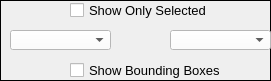
         <widget class="QFrame" name="frame">
          <property name="geometry">
           <rect>
            <x>60</x>
            <y>60</y>
            <width>271</width>
            <height>81</height>
           </rect>
          </property>
          <property name="frameShape">
           <enum>QFrame::Panel</enum>
          </property>
          <property name="frameShadow">
           <enum>QFrame::Plain</enum>
          </property>
          <property name="lineWidth">
           <number>1</number>
          </property>
          <widget class="QCheckBox" name="showBoundingBoxesButton">
           <property name="geometry">
            <rect>
             <x>70</x>
             <y>60</y>
             <width>150</width>
             <height>20</height>
            </rect>
           </property>
           <property name="minimumSize">
            <size>
             <width>150</width>
             <height>0</height>
            </size>
           </property>
           <property name="font">
            <font>
             <pointsize>10</pointsize>
            </font>
           </property>
           <property name="text">
            <string>Show Bounding Boxes</string>
           </property>
           <property name="checked">
            <bool>false</bool>
           </property>
          </widget>
          <widget class="QCheckBox" name="showOnlySelectedButton">
           <property name="geometry">
            <rect>
             <x>70</x>
             <y>0</y>
             <width>140</width>
             <height>20</height>
            </rect>
           </property>
           <property name="minimumSize">
            <size>
             <width>140</width>
             <height>0</height>
            </size>
           </property>
           <property name="font">
            <font>
             <pointsize>10</pointsize>
            </font>
           </property>
           <property name="text">
            <string>Show Only Selected</string>
           </property>
           <property name="checked">
            <bool>false</bool>
           </property>
          </widget>
          <widget class="QComboBox" name="ComponentTwo">
           <property name="geometry">
            <rect>
             <x>170</x>
             <y>30</y>
             <width>101</width>
             <height>20</height>
            </rect>
           </property>
           <property name="palette">
            <palette>
             <active>
              <colorrole role="WindowText">
               <brush brushstyle="SolidPattern">
                <color alpha="255">
                 <red>0</red>
                 <green>0</green>
                 <blue>0</blue>
                </color>
               </brush>
              </colorrole>
              <colorrole role="Button">
               <brush brushstyle="SolidPattern">
                <color alpha="255">
                 <red>255</red>
                 <green>255</green>
                 <blue>255</blue>
                </color>
               </brush>
              </colorrole>
              <colorrole role="Light">
               <brush brushstyle="SolidPattern">
                <color alpha="255">
                 <red>255</red>
                 <green>255</green>
                 <blue>255</blue>
                </color>
               </brush>
              </colorrole>
              <colorrole role="Midlight">
               <brush brushstyle="SolidPattern">
                <color alpha="255">
                 <red>255</red>
                 <green>255</green>
                 <blue>255</blue>
                </color>
               </brush>
              </colorrole>
              <colorrole role="Dark">
               <brush brushstyle="SolidPattern">
                <color alpha="255">
                 <red>127</red>
                 <green>127</green>
                 <blue>127</blue>
                </color>
               </brush>
              </colorrole>
              <colorrole role="Mid">
               <brush brushstyle="SolidPattern">
                <color alpha="255">
                 <red>170</red>
                 <green>170</green>
                 <blue>170</blue>
                </color>
               </brush>
              </colorrole>
              <colorrole role="Text">
               <brush brushstyle="SolidPattern">
                <color alpha="255">
                 <red>0</red>
                 <green>0</green>
                 <blue>0</blue>
                </color>
               </brush>
              </colorrole>
              <colorrole role="BrightText">
               <brush brushstyle="SolidPattern">
                <color alpha="255">
                 <red>255</red>
                 <green>255</green>
                 <blue>255</blue>
                </color>
               </brush>
              </colorrole>
              <colorrole role="ButtonText">
               <brush brushstyle="SolidPattern">
                <color alpha="255">
                 <red>0</red>
                 <green>0</green>
                 <blue>0</blue>
                </color>
               </brush>
              </colorrole>
              <colorrole role="Base">
               <brush brushstyle="SolidPattern">
                <color alpha="255">
                 <red>255</red>
                 <green>255</green>
                 <blue>255</blue>
                </color>
               </brush>
              </colorrole>
              <colorrole role="Window">
               <brush brushstyle="SolidPattern">
                <color alpha="255">
                 <red>255</red>
                 <green>255</green>
                 <blue>255</blue>
                </color>
               </brush>
              </colorrole>
              <colorrole role="Shadow">
               <brush brushstyle="SolidPattern">
                <color alpha="255">
                 <red>0</red>
                 <green>0</green>
                 <blue>0</blue>
                </color>
               </brush>
              </colorrole>
              <colorrole role="AlternateBase">
               <brush brushstyle="SolidPattern">
                <color alpha="255">
                 <red>255</red>
                 <green>255</green>
                 <blue>255</blue>
                </color>
               </brush>
              </colorrole>
              <colorrole role="ToolTipBase">
               <brush brushstyle="SolidPattern">
                <color alpha="255">
                 <red>255</red>
                 <green>255</green>
                 <blue>220</blue>
                </color>
               </brush>
              </colorrole>
              <colorrole role="ToolTipText">
               <brush brushstyle="SolidPattern">
                <color alpha="255">
                 <red>0</red>
                 <green>0</green>
                 <blue>0</blue>
                </color>
               </brush>
              </colorrole>
             </active>
             <inactive>
              <colorrole role="WindowText">
               <brush brushstyle="SolidPattern">
                <color alpha="255">
                 <red>0</red>
                 <green>0</green>
                 <blue>0</blue>
                </color>
               </brush>
              </colorrole>
              <colorrole role="Button">
               <brush brushstyle="SolidPattern">
                <color alpha="255">
                 <red>255</red>
                 <green>255</green>
                 <blue>255</blue>
                </color>
               </brush>
              </colorrole>
              <colorrole role="Light">
               <brush brushstyle="SolidPattern">
                <color alpha="255">
                 <red>255</red>
                 <green>255</green>
                 <blue>255</blue>
                </color>
               </brush>
              </colorrole>
              <colorrole role="Midlight">
               <brush brushstyle="SolidPattern">
                <color alpha="255">
                 <red>255</red>
                 <green>255</green>
                 <blue>255</blue>
                </color>
               </brush>
              </colorrole>
              <colorrole role="Dark">
               <brush brushstyle="SolidPattern">
                <color alpha="255">
                 <red>127</red>
                 <green>127</green>
                 <blue>127</blue>
                </color>
               </brush>
              </colorrole>
              <colorrole role="Mid">
               <brush brushstyle="SolidPattern">
                <color alpha="255">
                 <red>170</red>
                 <green>170</green>
                 <blue>170</blue>
                </color>
               </brush>
              </colorrole>
              <colorrole role="Text">
               <brush brushstyle="SolidPattern">
                <color alpha="255">
                 <red>0</red>
                 <green>0</green>
                 <blue>0</blue>
                </color>
               </brush>
              </colorrole>
              <colorrole role="BrightText">
               <brush brushstyle="SolidPattern">
                <color alpha="255">
                 <red>255</red>
                 <green>255</green>
                 <blue>255</blue>
                </color>
               </brush>
              </colorrole>
              <colorrole role="ButtonText">
               <brush brushstyle="SolidPattern">
                <color alpha="255">
                 <red>0</red>
                 <green>0</green>
                 <blue>0</blue>
                </color>
               </brush>
              </colorrole>
              <colorrole role="Base">
               <brush brushstyle="SolidPattern">
                <color alpha="255">
                 <red>255</red>
                 <green>255</green>
                 <blue>255</blue>
                </color>
               </brush>
              </colorrole>
              <colorrole role="Window">
               <brush brushstyle="SolidPattern">
                <color alpha="255">
                 <red>255</red>
                 <green>255</green>
                 <blue>255</blue>
                </color>
               </brush>
              </colorrole>
              <colorrole role="Shadow">
               <brush brushstyle="SolidPattern">
                <color alpha="255">
                 <red>0</red>
                 <green>0</green>
                 <blue>0</blue>
                </color>
               </brush>
              </colorrole>
              <colorrole role="AlternateBase">
               <brush brushstyle="SolidPattern">
                <color alpha="255">
                 <red>255</red>
                 <green>255</green>
                 <blue>255</blue>
                </color>
               </brush>
              </colorrole>
              <colorrole role="ToolTipBase">
               <brush brushstyle="SolidPattern">
                <color alpha="255">
                 <red>255</red>
                 <green>255</green>
                 <blue>220</blue>
                </color>
               </brush>
              </colorrole>
              <colorrole role="ToolTipText">
               <brush brushstyle="SolidPattern">
                <color alpha="255">
                 <red>0</red>
                 <green>0</green>
                 <blue>0</blue>
                </color>
               </brush>
              </colorrole>
             </inactive>
             <disabled>
              <colorrole role="WindowText">
               <brush brushstyle="SolidPattern">
                <color alpha="255">
                 <red>127</red>
                 <green>127</green>
                 <blue>127</blue>
                </color>
               </brush>
              </colorrole>
              <colorrole role="Button">
               <brush brushstyle="SolidPattern">
                <color alpha="255">
                 <red>255</red>
                 <green>255</green>
                 <blue>255</blue>
                </color>
               </brush>
              </colorrole>
              <colorrole role="Light">
               <brush brushstyle="SolidPattern">
                <color alpha="255">
                 <red>255</red>
                 <green>255</green>
                 <blue>255</blue>
                </color>
               </brush>
              </colorrole>
              <colorrole role="Midlight">
               <brush brushstyle="SolidPattern">
                <color alpha="255">
                 <red>255</red>
                 <green>255</green>
                 <blue>255</blue>
                </color>
               </brush>
              </colorrole>
              <colorrole role="Dark">
               <brush brushstyle="SolidPattern">
                <color alpha="255">
                 <red>127</red>
                 <green>127</green>
                 <blue>127</blue>
                </color>
               </brush>
              </colorrole>
              <colorrole role="Mid">
               <brush brushstyle="SolidPattern">
                <color alpha="255">
                 <red>170</red>
                 <green>170</green>
                 <blue>170</blue>
                </color>
               </brush>
              </colorrole>
              <colorrole role="Text">
               <brush brushstyle="SolidPattern">
                <color alpha="255">
                 <red>127</red>
                 <green>127</green>
                 <blue>127</blue>
                </color>
               </brush>
              </colorrole>
              <colorrole role="BrightText">
               <brush brushstyle="SolidPattern">
                <color alpha="255">
                 <red>255</red>
                 <green>255</green>
                 <blue>255</blue>
                </color>
               </brush>
              </colorrole>
              <colorrole role="ButtonText">
               <brush brushstyle="SolidPattern">
                <color alpha="255">
                 <red>127</red>
                 <green>127</green>
                 <blue>127</blue>
                </color>
               </brush>
              </colorrole>
              <colorrole role="Base">
               <brush brushstyle="SolidPattern">
                <color alpha="255">
                 <red>255</red>
                 <green>255</green>
                 <blue>255</blue>
                </color>
               </brush>
              </colorrole>
              <colorrole role="Window">
               <brush brushstyle="SolidPattern">
                <color alpha="255">
                 <red>255</red>
                 <green>255</green>
                 <blue>255</blue>
                </color>
               </brush>
              </colorrole>
              <colorrole role="Shadow">
               <brush brushstyle="SolidPattern">
                <color alpha="255">
                 <red>0</red>
                 <green>0</green>
                 <blue>0</blue>
                </color>
               </brush>
              </colorrole>
              <colorrole role="AlternateBase">
               <brush brushstyle="SolidPattern">
                <color alpha="255">
                 <red>255</red>
                 <green>255</green>
                 <blue>255</blue>
                </color>
               </brush>
              </colorrole>
              <colorrole role="ToolTipBase">
               <brush brushstyle="SolidPattern">
                <color alpha="255">
                 <red>255</red>
                 <green>255</green>
                 <blue>220</blue>
                </color>
               </brush>
              </colorrole>
              <colorrole role="ToolTipText">
               <brush brushstyle="SolidPattern">
                <color alpha="255">
                 <red>0</red>
                 <green>0</green>
                 <blue>0</blue>
                </color>
               </brush>
              </colorrole>
             </disabled>
            </palette>
           </property>
          </widget>
          <widget class="QComboBox" name="ComponentOne">
           <property name="geometry">
            <rect>
             <x>10</x>
             <y>30</y>
             <width>101</width>
             <height>20</height>
            </rect>
           </property>
           <property name="palette">
            <palette>
             <active>
              <colorrole role="WindowText">
               <brush brushstyle="SolidPattern">
                <color alpha="255">
                 <red>0</red>
                 <green>0</green>
                 <blue>0</blue>
                </color>
               </brush>
              </colorrole>
              <colorrole role="Button">
               <brush brushstyle="SolidPattern">
                <color alpha="255">
                 <red>255</red>
                 <green>255</green>
                 <blue>255</blue>
                </color>
               </brush>
              </colorrole>
              <colorrole role="Light">
               <brush brushstyle="SolidPattern">
                <color alpha="255">
                 <red>255</red>
                 <green>255</green>
                 <blue>255</blue>
                </color>
               </brush>
              </colorrole>
              <colorrole role="Midlight">
               <brush brushstyle="SolidPattern">
                <color alpha="255">
                 <red>255</red>
                 <green>255</green>
                 <blue>255</blue>
                </color>
               </brush>
              </colorrole>
              <colorrole role="Dark">
               <brush brushstyle="SolidPattern">
                <color alpha="255">
                 <red>127</red>
                 <green>127</green>
                 <blue>127</blue>
                </color>
               </brush>
              </colorrole>
              <colorrole role="Mid">
               <brush brushstyle="SolidPattern">
                <color alpha="255">
                 <red>170</red>
                 <green>170</green>
                 <blue>170</blue>
                </color>
               </brush>
              </colorrole>
              <colorrole role="Text">
               <brush brushstyle="SolidPattern">
                <color alpha="255">
                 <red>0</red>
                 <green>0</green>
                 <blue>0</blue>
                </color>
               </brush>
              </colorrole>
              <colorrole role="BrightText">
               <brush brushstyle="SolidPattern">
                <color alpha="255">
                 <red>255</red>
                 <green>255</green>
                 <blue>255</blue>
                </color>
               </brush>
              </colorrole>
              <colorrole role="ButtonText">
               <brush brushstyle="SolidPattern">
                <color alpha="255">
                 <red>0</red>
                 <green>0</green>
                 <blue>0</blue>
                </color>
               </brush>
              </colorrole>
              <colorrole role="Base">
               <brush brushstyle="SolidPattern">
                <color alpha="255">
                 <red>255</red>
                 <green>255</green>
                 <blue>255</blue>
                </color>
               </brush>
              </colorrole>
              <colorrole role="Window">
               <brush brushstyle="SolidPattern">
                <color alpha="255">
                 <red>255</red>
                 <green>255</green>
                 <blue>255</blue>
                </color>
               </brush>
              </colorrole>
              <colorrole role="Shadow">
               <brush brushstyle="SolidPattern">
                <color alpha="255">
                 <red>0</red>
                 <green>0</green>
                 <blue>0</blue>
                </color>
               </brush>
              </colorrole>
              <colorrole role="AlternateBase">
               <brush brushstyle="SolidPattern">
                <color alpha="255">
                 <red>255</red>
                 <green>255</green>
                 <blue>255</blue>
                </color>
               </brush>
              </colorrole>
              <colorrole role="ToolTipBase">
               <brush brushstyle="SolidPattern">
                <color alpha="255">
                 <red>255</red>
                 <green>255</green>
                 <blue>220</blue>
                </color>
               </brush>
              </colorrole>
              <colorrole role="ToolTipText">
               <brush brushstyle="SolidPattern">
                <color alpha="255">
                 <red>0</red>
                 <green>0</green>
                 <blue>0</blue>
                </color>
               </brush>
              </colorrole>
             </active>
             <inactive>
              <colorrole role="WindowText">
               <brush brushstyle="SolidPattern">
                <color alpha="255">
                 <red>0</red>
                 <green>0</green>
                 <blue>0</blue>
                </color>
               </brush>
              </colorrole>
              <colorrole role="Button">
               <brush brushstyle="SolidPattern">
                <color alpha="255">
                 <red>255</red>
                 <green>255</green>
                 <blue>255</blue>
                </color>
               </brush>
              </colorrole>
              <colorrole role="Light">
               <brush brushstyle="SolidPattern">
                <color alpha="255">
                 <red>255</red>
                 <green>255</green>
                 <blue>255</blue>
                </color>
               </brush>
              </colorrole>
              <colorrole role="Midlight">
               <brush brushstyle="SolidPattern">
                <color alpha="255">
                 <red>255</red>
                 <green>255</green>
                 <blue>255</blue>
                </color>
               </brush>
              </colorrole>
              <colorrole role="Dark">
               <brush brushstyle="SolidPattern">
                <color alpha="255">
                 <red>127</red>
                 <green>127</green>
                 <blue>127</blue>
                </color>
               </brush>
              </colorrole>
              <colorrole role="Mid">
               <brush brushstyle="SolidPattern">
                <color alpha="255">
                 <red>170</red>
                 <green>170</green>
                 <blue>170</blue>
                </color>
               </brush>
              </colorrole>
              <colorrole role="Text">
               <brush brushstyle="SolidPattern">
                <color alpha="255">
                 <red>0</red>
                 <green>0</green>
                 <blue>0</blue>
                </color>
               </brush>
              </colorrole>
              <colorrole role="BrightText">
               <brush brushstyle="SolidPattern">
                <color alpha="255">
                 <red>255</red>
                 <green>255</green>
                 <blue>255</blue>
                </color>
               </brush>
              </colorrole>
              <colorrole role="ButtonText">
               <brush brushstyle="SolidPattern">
                <color alpha="255">
                 <red>0</red>
                 <green>0</green>
                 <blue>0</blue>
                </color>
               </brush>
              </colorrole>
              <colorrole role="Base">
               <brush brushstyle="SolidPattern">
                <color alpha="255">
                 <red>255</red>
                 <green>255</green>
                 <blue>255</blue>
                </color>
               </brush>
              </colorrole>
              <colorrole role="Window">
               <brush brushstyle="SolidPattern">
                <color alpha="255">
                 <red>255</red>
                 <green>255</green>
                 <blue>255</blue>
                </color>
               </brush>
              </colorrole>
              <colorrole role="Shadow">
               <brush brushstyle="SolidPattern">
                <color alpha="255">
                 <red>0</red>
                 <green>0</green>
                 <blue>0</blue>
                </color>
               </brush>
              </colorrole>
              <colorrole role="AlternateBase">
               <brush brushstyle="SolidPattern">
                <color alpha="255">
                 <red>255</red>
                 <green>255</green>
                 <blue>255</blue>
                </color>
               </brush>
              </colorrole>
              <colorrole role="ToolTipBase">
               <brush brushstyle="SolidPattern">
                <color alpha="255">
                 <red>255</red>
                 <green>255</green>
                 <blue>220</blue>
                </color>
               </brush>
              </colorrole>
              <colorrole role="ToolTipText">
               <brush brushstyle="SolidPattern">
                <color alpha="255">
                 <red>0</red>
                 <green>0</green>
                 <blue>0</blue>
                </color>
               </brush>
              </colorrole>
             </inactive>
             <disabled>
              <colorrole role="WindowText">
               <brush brushstyle="SolidPattern">
                <color alpha="255">
                 <red>127</red>
                 <green>127</green>
                 <blue>127</blue>
                </color>
               </brush>
              </colorrole>
              <colorrole role="Button">
               <brush brushstyle="SolidPattern">
                <color alpha="255">
                 <red>255</red>
                 <green>255</green>
                 <blue>255</blue>
                </color>
               </brush>
              </colorrole>
              <colorrole role="Light">
               <brush brushstyle="SolidPattern">
                <color alpha="255">
                 <red>255</red>
                 <green>255</green>
                 <blue>255</blue>
                </color>
               </brush>
              </colorrole>
              <colorrole role="Midlight">
               <brush brushstyle="SolidPattern">
                <color alpha="255">
                 <red>255</red>
                 <green>255</green>
                 <blue>255</blue>
                </color>
               </brush>
              </colorrole>
              <colorrole role="Dark">
               <brush brushstyle="SolidPattern">
                <color alpha="255">
                 <red>127</red>
                 <green>127</green>
                 <blue>127</blue>
                </color>
               </brush>
              </colorrole>
              <colorrole role="Mid">
               <brush brushstyle="SolidPattern">
                <color alpha="255">
                 <red>170</red>
                 <green>170</green>
                 <blue>170</blue>
                </color>
               </brush>
              </colorrole>
              <colorrole role="Text">
               <brush brushstyle="SolidPattern">
                <color alpha="255">
                 <red>127</red>
                 <green>127</green>
                 <blue>127</blue>
                </color>
               </brush>
              </colorrole>
              <colorrole role="BrightText">
               <brush brushstyle="SolidPattern">
                <color alpha="255">
                 <red>255</red>
                 <green>255</green>
                 <blue>255</blue>
                </color>
               </brush>
              </colorrole>
              <colorrole role="ButtonText">
               <brush brushstyle="SolidPattern">
                <color alpha="255">
                 <red>127</red>
                 <green>127</green>
                 <blue>127</blue>
                </color>
               </brush>
              </colorrole>
              <colorrole role="Base">
               <brush brushstyle="SolidPattern">
                <color alpha="255">
                 <red>255</red>
                 <green>255</green>
                 <blue>255</blue>
                </color>
               </brush>
              </colorrole>
              <colorrole role="Window">
               <brush brushstyle="SolidPattern">
                <color alpha="255">
                 <red>255</red>
                 <green>255</green>
                 <blue>255</blue>
                </color>
               </brush>
              </colorrole>
              <colorrole role="Shadow">
               <brush brushstyle="SolidPattern">
                <color alpha="255">
                 <red>0</red>
                 <green>0</green>
                 <blue>0</blue>
                </color>
               </brush>
              </colorrole>
              <colorrole role="AlternateBase">
               <brush brushstyle="SolidPattern">
                <color alpha="255">
                 <red>255</red>
                 <green>255</green>
                 <blue>255</blue>
                </color>
               </brush>
              </colorrole>
              <colorrole role="ToolTipBase">
               <brush brushstyle="SolidPattern">
                <color alpha="255">
                 <red>255</red>
                 <green>255</green>
                 <blue>220</blue>
                </color>
               </brush>
              </colorrole>
              <colorrole role="ToolTipText">
               <brush brushstyle="SolidPattern">
                <color alpha="255">
                 <red>0</red>
                 <green>0</green>
                 <blue>0</blue>
                </color>
               </brush>
              </colorrole>
             </disabled>
            </palette>
           </property>
          </widget>
         </widget>
